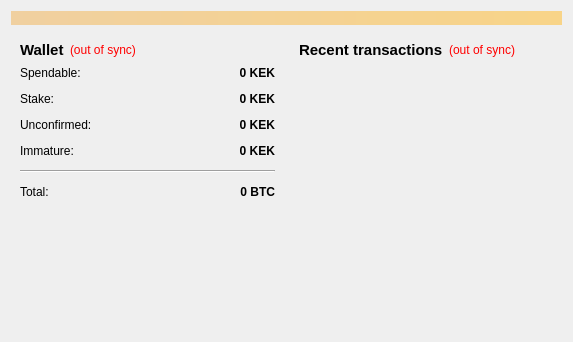
<?xml version="1.0" encoding="UTF-8"?>
<ui version="4.0">
 <class>OverviewPage</class>
 <widget class="QWidget" name="OverviewPage">
  <property name="geometry">
   <rect>
    <x>0</x>
    <y>0</y>
    <width>573</width>
    <height>342</height>
   </rect>
  </property>
  <property name="windowTitle">
   <string>Form</string>
  </property>
  <layout class="QVBoxLayout" name="topLayout">
   <item>
    <widget class="QLabel" name="labelAlerts">
     <property name="visible">
      <bool>false</bool>
     </property>
     <property name="styleSheet">
      <string notr="true">background-color: qlineargradient(x1: 0, y1: 0, x2: 1, y2: 0, stop:0 #F0D0A0, stop:1 #F8D488);  color:#000000
</string>
     </property>
     <property name="wordWrap">
      <bool>true</bool>
     </property>
     <property name="margin">
      <number>3</number>
     </property>
    </widget>
   </item>
   <item>
    <layout class="QHBoxLayout" name="horizontalLayout" stretch="1,1">
     <item>
      <layout class="QVBoxLayout" name="verticalLayout_2">
       <item>
        <widget class="QWidget" name="widget" native="true">
         <layout class="QVBoxLayout" name="verticalLayout_4">
          <item>
           <layout class="QHBoxLayout" name="horizontalLayout_4">
            <item>
             <widget class="QLabel" name="label_5">
              <property name="font">
               <font>
                <pointsize>11</pointsize>
                <weight>75</weight>
                <bold>true</bold>
               </font>
              </property>
              <property name="text">
               <string>Wallet</string>
              </property>
             </widget>
            </item>
            <item>
             <widget class="QLabel" name="labelWalletStatus">
              <property name="toolTip">
               <string>The displayed information may be out of date. Your wallet automatically synchronizes with the KekCoin network after a connection is established, but this process has not completed yet.</string>
              </property>
              <property name="styleSheet">
               <string notr="true">QLabel { color: red; }</string>
              </property>
              <property name="text">
               <string notr="true">(out of sync)</string>
              </property>
              <property name="alignment">
               <set>Qt::AlignLeading|Qt::AlignLeft|Qt::AlignVCenter</set>
              </property>
             </widget>
            </item>
            <item>
             <spacer name="horizontalSpacer_2">
              <property name="orientation">
               <enum>Qt::Horizontal</enum>
              </property>
              <property name="sizeHint" stdset="0">
               <size>
                <width>40</width>
                <height>20</height>
               </size>
              </property>
             </spacer>
            </item>
           </layout>
          </item>
          <item>
           <layout class="QFormLayout" name="formLayout_2">
            <property name="fieldGrowthPolicy">
             <enum>QFormLayout::AllNonFixedFieldsGrow</enum>
            </property>
            <property name="horizontalSpacing">
             <number>12</number>
            </property>
            <property name="verticalSpacing">
             <number>12</number>
            </property>
            <item row="0" column="0">
             <widget class="QLabel" name="label">
              <property name="text">
               <string>Spendable:</string>
              </property>
             </widget>
            </item>
            <item row="0" column="1">
             <widget class="QLabel" name="labelBalance">
              <property name="font">
               <font>
                <weight>75</weight>
                <bold>true</bold>
               </font>
              </property>
              <property name="cursor">
               <cursorShape>IBeamCursor</cursorShape>
              </property>
              <property name="toolTip">
               <string>Your current spendable balance</string>
              </property>
              <property name="text">
               <string notr="true">0 KEK</string>
              </property>
              <property name="alignment">
               <set>Qt::AlignRight|Qt::AlignTrailing|Qt::AlignVCenter</set>
              </property>
              <property name="textInteractionFlags">
               <set>Qt::LinksAccessibleByMouse|Qt::TextSelectableByKeyboard|Qt::TextSelectableByMouse</set>
              </property>
             </widget>
            </item>
            <item row="1" column="0">
             <widget class="QLabel" name="label_6">
              <property name="text">
               <string>Stake:</string>
              </property>
             </widget>
            </item>
            <item row="1" column="1">
             <widget class="QLabel" name="labelStake">
              <property name="font">
               <font>
                <weight>75</weight>
                <bold>true</bold>
               </font>
              </property>
              <property name="cursor">
               <cursorShape>IBeamCursor</cursorShape>
              </property>
              <property name="toolTip">
               <string>Total of coins that was staked, and do not yet count toward the current balance</string>
              </property>
              <property name="text">
               <string notr="true">0 KEK</string>
              </property>
              <property name="alignment">
               <set>Qt::AlignRight|Qt::AlignTrailing|Qt::AlignVCenter</set>
              </property>
              <property name="textInteractionFlags">
               <set>Qt::LinksAccessibleByMouse|Qt::TextSelectableByKeyboard|Qt::TextSelectableByMouse</set>
              </property>
             </widget>
            </item>
            <item row="2" column="0">
             <widget class="QLabel" name="label_3">
              <property name="text">
               <string>Unconfirmed:</string>
              </property>
             </widget>
            </item>
            <item row="2" column="1">
             <widget class="QLabel" name="labelUnconfirmed">
              <property name="font">
               <font>
                <weight>75</weight>
                <bold>true</bold>
               </font>
              </property>
              <property name="cursor">
               <cursorShape>IBeamCursor</cursorShape>
              </property>
              <property name="toolTip">
               <string>Total of transactions that have yet to be confirmed, and do not yet count toward the current balance</string>
              </property>
              <property name="text">
               <string notr="true">0 KEK</string>
              </property>
              <property name="alignment">
               <set>Qt::AlignRight|Qt::AlignTrailing|Qt::AlignVCenter</set>
              </property>
              <property name="textInteractionFlags">
               <set>Qt::LinksAccessibleByMouse|Qt::TextSelectableByKeyboard|Qt::TextSelectableByMouse</set>
              </property>
             </widget>
            </item>
            <item row="3" column="0">
             <widget class="QLabel" name="labelImmatureText">
              <property name="text">
               <string>Immature:</string>
              </property>
             </widget>
            </item>
            <item row="3" column="1">
             <widget class="QLabel" name="labelImmature">
              <property name="font">
               <font>
                <weight>75</weight>
                <bold>true</bold>
               </font>
              </property>
              <property name="toolTip">
               <string>Mined balance that has not yet matured</string>
              </property>
              <property name="text">
               <string notr="true">0 KEK</string>
              </property>
              <property name="alignment">
               <set>Qt::AlignRight|Qt::AlignTrailing|Qt::AlignVCenter</set>
              </property>
              <property name="textInteractionFlags">
               <set>Qt::LinksAccessibleByMouse|Qt::TextSelectableByKeyboard|Qt::TextSelectableByMouse</set>
              </property>
             </widget>
            </item>
            <item row="4" column="0" colspan="2">
             <widget class="Line" name="line">
              <property name="orientation">
               <enum>Qt::Horizontal</enum>
              </property>
             </widget>
            </item>
            <item row="5" column="0">
             <widget class="QLabel" name="labelTotalText">
              <property name="text">
               <string>Total:</string>
              </property>
             </widget>
            </item>
            <item row="5" column="1">
             <widget class="QLabel" name="labelTotal">
              <property name="font">
               <font>
                <weight>75</weight>
                <bold>true</bold>
               </font>
              </property>
              <property name="cursor">
               <cursorShape>IBeamCursor</cursorShape>
              </property>
              <property name="toolTip">
               <string>Your current total balance</string>
              </property>
              <property name="text">
               <string notr="true">0 BTC</string>
              </property>
              <property name="alignment">
               <set>Qt::AlignRight|Qt::AlignTrailing|Qt::AlignVCenter</set>
              </property>
              <property name="textInteractionFlags">
               <set>Qt::LinksAccessibleByMouse|Qt::TextSelectableByKeyboard|Qt::TextSelectableByMouse</set>
              </property>
             </widget>
            </item>
           </layout>
          </item>
         </layout>
        </widget>
       </item>
       <item>
        <spacer name="verticalSpacer">
         <property name="orientation">
          <enum>Qt::Vertical</enum>
         </property>
         <property name="sizeHint" stdset="0">
          <size>
           <width>20</width>
           <height>40</height>
          </size>
         </property>
        </spacer>
       </item>
      </layout>
     </item>
     <item>
      <layout class="QVBoxLayout" name="verticalLayout_3">
       <item>
        <widget class="QWidget" name="widget_2" native="true">
         <layout class="QVBoxLayout" name="verticalLayout">
          <item>
           <layout class="QHBoxLayout" name="horizontalLayout_2">
            <item>
             <widget class="QLabel" name="label_4">
              <property name="font">
               <font>
                <pointsize>11</pointsize>
                <weight>75</weight>
                <bold>true</bold>
               </font>
              </property>
              <property name="text">
               <string>&lt;b&gt;Recent transactions&lt;/b&gt;</string>
              </property>
             </widget>
            </item>
            <item>
             <widget class="QLabel" name="labelTransactionsStatus">
              <property name="toolTip">
               <string>The displayed information may be out of date. Your wallet automatically synchronizes with the KekCoin network after a connection is established, but this process has not completed yet.</string>
              </property>
              <property name="styleSheet">
               <string notr="true">QLabel { color: red; }</string>
              </property>
              <property name="text">
               <string notr="true">(out of sync)</string>
              </property>
              <property name="alignment">
               <set>Qt::AlignRight|Qt::AlignTrailing|Qt::AlignVCenter</set>
              </property>
             </widget>
            </item>
            <item>
             <spacer name="horizontalSpacer">
              <property name="orientation">
               <enum>Qt::Horizontal</enum>
              </property>
              <property name="sizeHint" stdset="0">
               <size>
                <width>40</width>
                <height>20</height>
               </size>
              </property>
             </spacer>
            </item>
           </layout>
          </item>
          <item>
           <widget class="QListView" name="listTransactions">
            <property name="styleSheet">
             <string notr="true">QListView { background: transparent; }</string>
            </property>
            <property name="frameShape">
             <enum>QFrame::NoFrame</enum>
            </property>
            <property name="verticalScrollBarPolicy">
             <enum>Qt::ScrollBarAlwaysOff</enum>
            </property>
            <property name="horizontalScrollBarPolicy">
             <enum>Qt::ScrollBarAlwaysOff</enum>
            </property>
            <property name="selectionMode">
             <enum>QAbstractItemView::NoSelection</enum>
            </property>
           </widget>
          </item>
         </layout>
        </widget>
       </item>
      </layout>
     </item>
    </layout>
   </item>
  </layout>
 </widget>
 <resources/>
 <connections/>
</ui>
